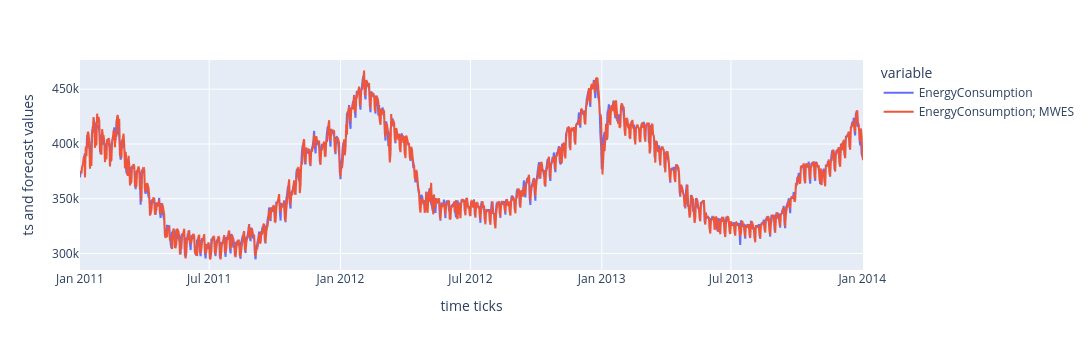

The notebook cell saved with this chart:
### Code cell
FRC_ts = build_forecast(h=1, ts=ts[['EnergyConsumption']], alg_name = "MultiplicativeWintersExponentialSmoothing", alg_title = "MWES",params = [{'alpha':0.9, 'beta':0.1, 'gamma':0.3, 'seasonality_period':season_length}])
plot_ts_forecast(ts[['EnergyConsumption']], FRC_ts["MWES {'alpha': 0.9, 'beta': 0.1, 'gamma': 0.3, 'seasonality_period': 7}"]
               , ts_num=0, alg_title="MWES")

### Figure 1 — Plotly figure (JSON) as saved in the notebook; plotly's stock layout.template omitted (floating-point values rounded to 4 significant figures; data arrays with more than 128 entries replaced by an {"elided": "..."} marker saying what was removed)
{"data": [{"hovertemplate": "variable=EnergyConsumption<br>index=%{x}<br>value=%{y}<extra></extra>", "legendgroup": "EnergyConsumption", "line": {"color": "#636efa", "dash": "solid"}, "marker": {"symbol": "circle"}, "mode": "lines", "name": "EnergyConsumption", "showlegend": true, "type": "scattergl", "x": {"elided": "1098 str values"}, "xaxis": "x", "y": {"elided": "1098 float values"}, "yaxis": "y"}, {"hovertemplate": "variable=EnergyConsumption; MWES<br>index=%{x}<br>value=%{y}<extra></extra>", "legendgroup": "EnergyConsumption; MWES", "line": {"color": "#EF553B", "dash": "solid"}, "marker": {"symbol": "circle"}, "mode": "lines", "name": "EnergyConsumption; MWES", "showlegend": true, "type": "scattergl", "x": {"elided": "1098 str values"}, "xaxis": "x", "y": {"elided": "1098 float values"}, "yaxis": "y"}], "layout": {"height": 350, "legend": {"title": {"text": "variable"}, "tracegroupgap": 0}, "margin": {"t": 60}, "title": {"text": ""}, "width": 1300, "xaxis": {"anchor": "y", "domain": [0, 1], "title": {"text": "time ticks"}}, "yaxis": {"anchor": "x", "domain": [0, 1], "title": {"text": "ts and forecast values"}}}}
